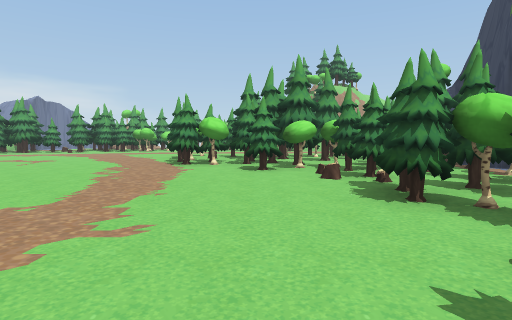
view 1 (above)

24 first-person views from a walk through a scene from a Unity 3-D project. The camera is 1.3 m above the floor, tilts 4° down and sees 80° across. The floor is counted in squares, 2 m on a side. Each view is taken from the middle of a square. On the plan, view 1 faces up. The plan holds only what a view shows up to about 10 squares ahead; the rest is blank. The place goes on beyond the plan. The player character is not drawn. Some animated figures are not drawn. Some surface patterns are stand-ins.

view 2
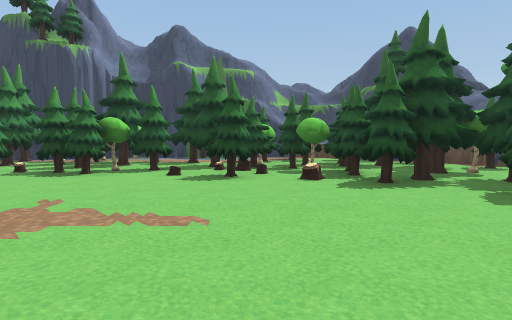

view 3
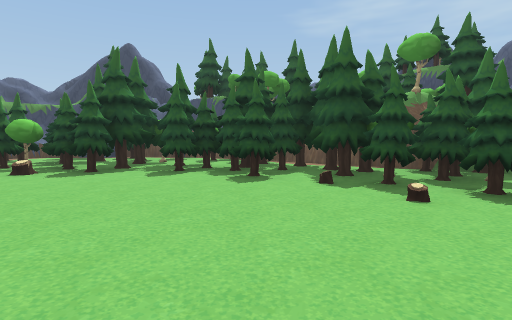

view 4
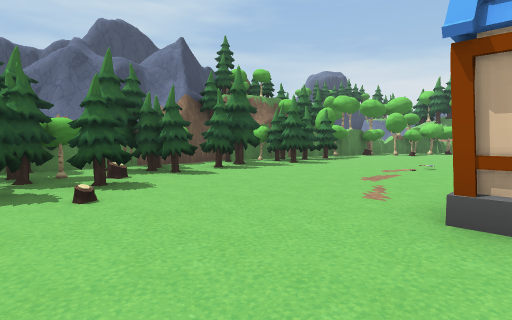

view 5
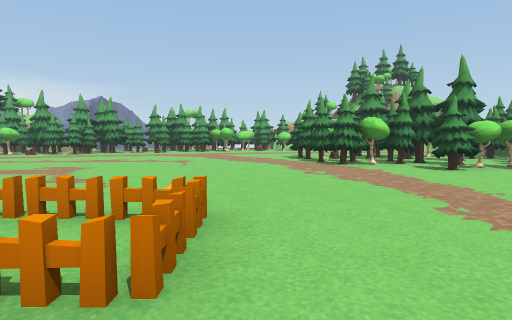

view 6
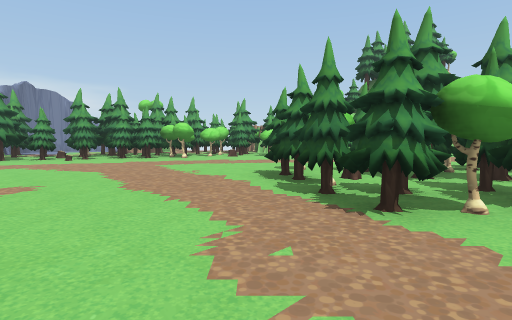

view 7
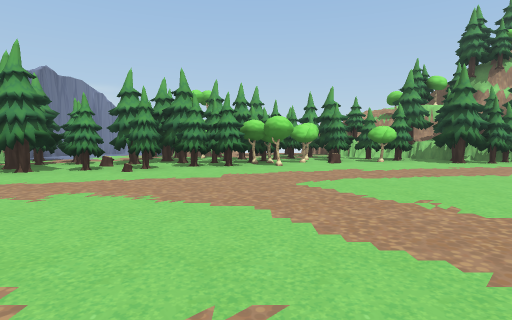

view 8
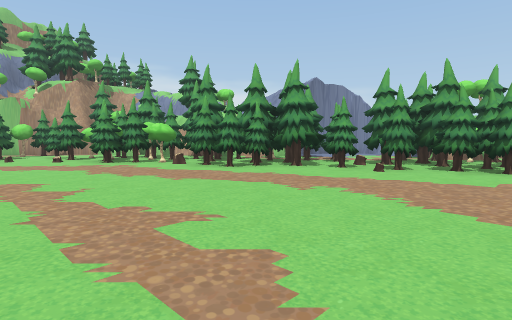

view 9
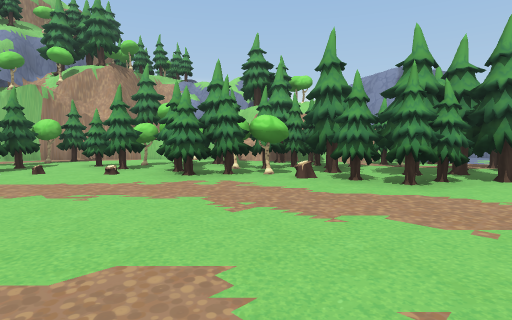

view 10
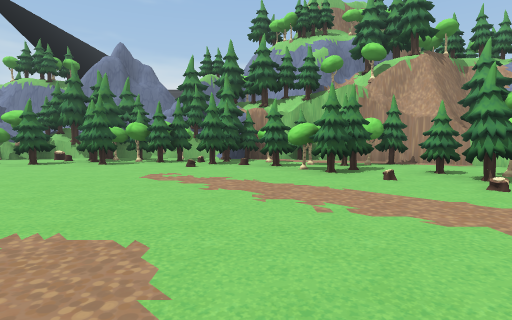

view 11
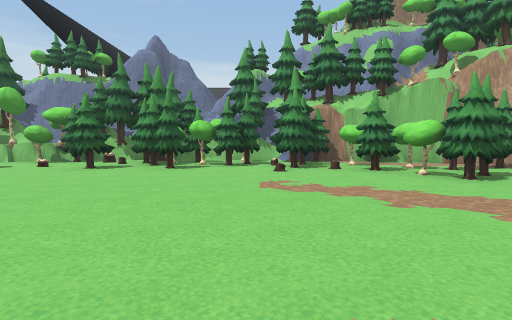

view 12
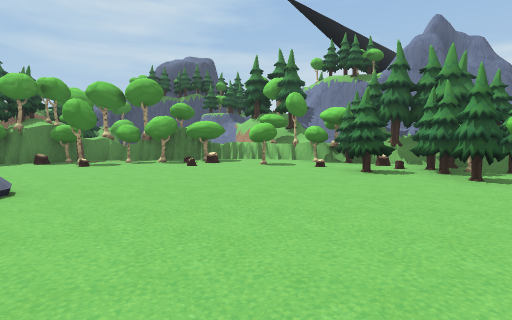

view 13
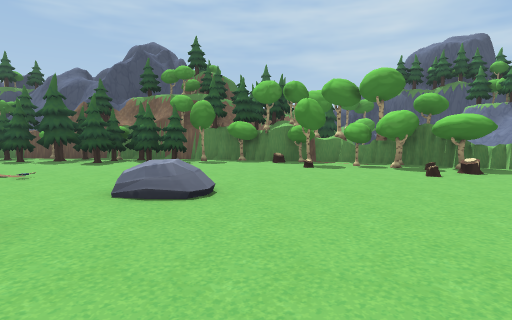

view 14
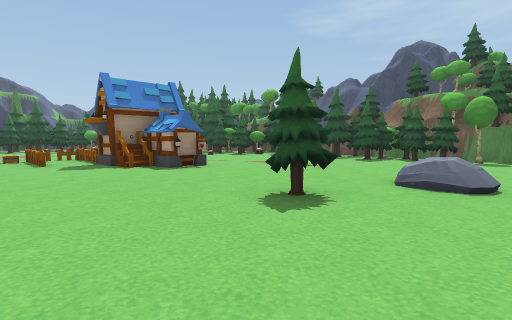

view 15
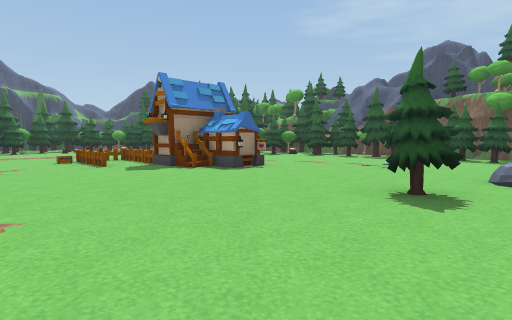

view 16
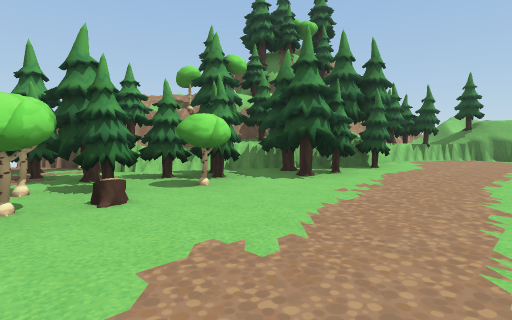

view 17
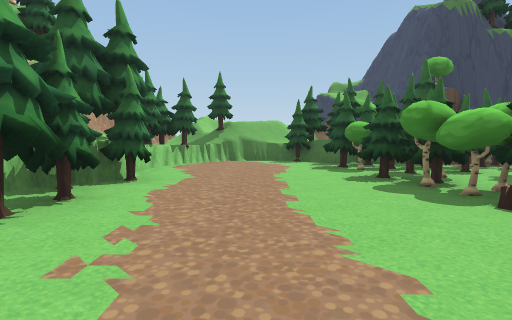

view 18
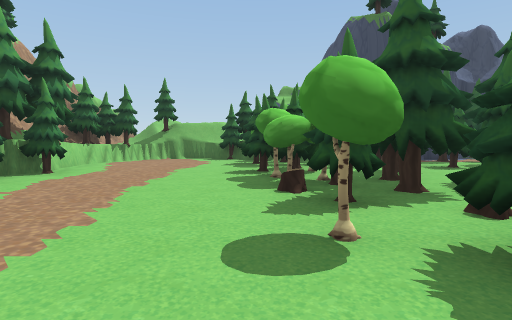

view 19
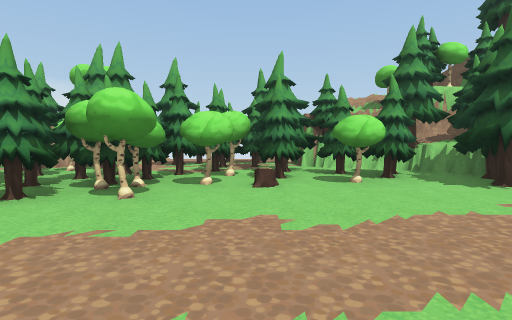

view 20
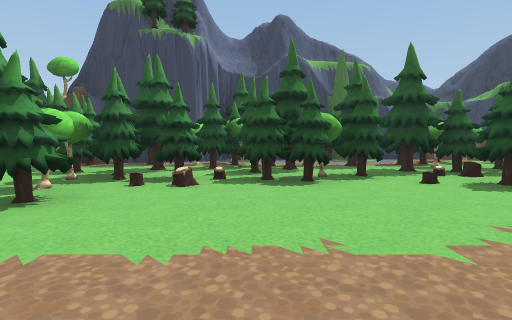

view 21
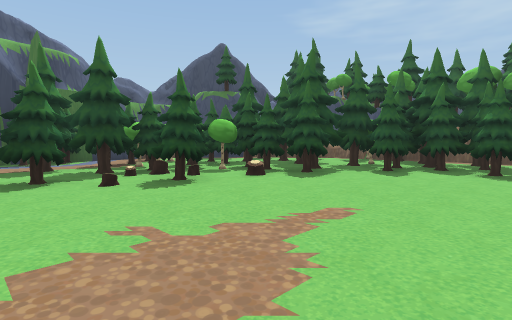

view 22
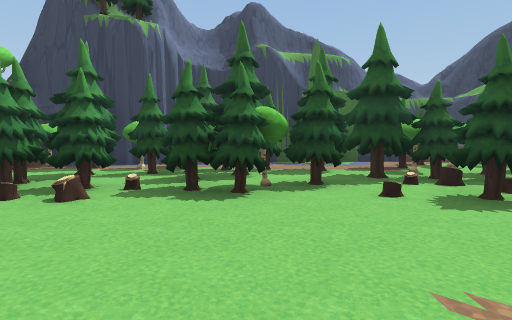

view 23
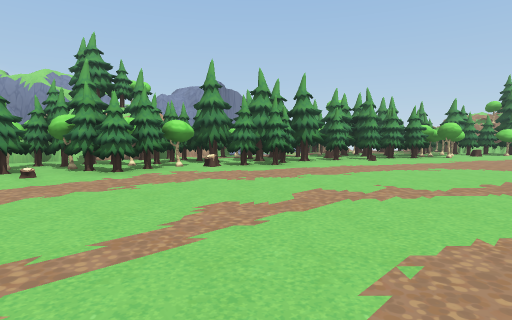

view 24
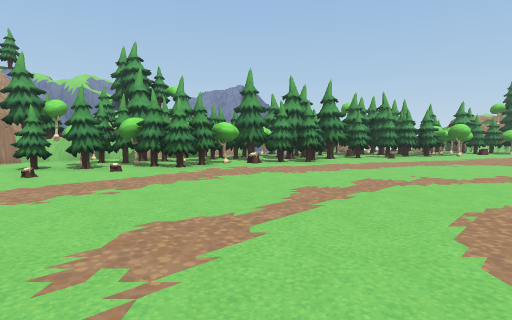

### Floor plan
Key: @ floor where view 1 was taken; # wall or solid block; x gap in a wall; . floor; / step, stairs or slope; ^ raised ledge; T tree; H house; F fence; O other object.
Columns run from 23 left of view 1 to 7 right of it. Each row starts with its distance up from view 1.
 20              TT  OOT##
 19               ##TTTT#T^##
 18            ..OO#TTTTTTTT^O
 17          ##TT TOTT#T.TTTTT#TOT
 16        ## TTTTTTTT##..TTTTT.TT
 15       ##OTOOT..TT............^T
 14      #^TTTTOTT...............^
 13     T#TTTTTTT................T^
 12   ####TT#T..............#T.TTT
 11   #T#TT.T............TTT#TTOTT
 10  ##T#T..............TTTTTTTTTT
  9  #TTTT...............TTTTTTTO
  8  TT##T...............T#TT#TT##
  7  T##T..................T#TTTT#
  6 #TTT...................T#TTTT##
  5 TTT......................TTTTT#
  4 T##T.....................TTOT
  3 TT#T.............FO......TTTT
  2  TT..............FFF.....TTTTO#
  1 TT.T......T....HHOFF....T.TTTOT
  0 TTT/..........HH#......@TTT#T.#
 -1 O^#/.....O..............T#TT#O#
 -2 ^#.....................TTTTT###
 -3 T^^.#.................TTTTTTO#
 -4   ^###x ..........TT.TTTT#TO
 -5     #..#..TTT.TTTTT#TTT#OTT#
 -6 #    ^^###TTTTTTTTTTTTTTOO^#
 -7 #^      #####T##TTTT##^##
 -8                  ^TT  #

Positions as (right, up) in squares from view 1, and headings:
1: (0, 0), facing up
2: (-4, 0), facing right
3: (-6, 0), facing down-right
4: (-4, 0), facing down-left
5: (-4, 0), facing up
6: (-3, 5), facing up
7: (-6, 8), facing up
8: (-6, 8), facing up-left
9: (-10, 8), facing up-left
10: (-12, 7), facing left
11: (-13, 5), facing left
12: (-14, 4), facing down-left
13: (-15, 3), facing down
14: (-15, 4), facing down-right
15: (-14, 5), facing down-right
16: (-5, 13), facing up-right
17: (-3, 14), facing right
18: (-4, 12), facing right
19: (-4, 12), facing up
20: (-3, 4), facing right
21: (-3, 3), facing down-right
22: (-2, 3), facing right
23: (-12, 5), facing up
24: (-13, 4), facing up
